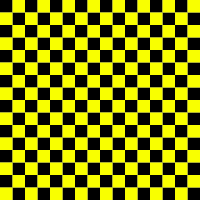
Frame 1 (no input)
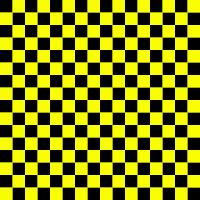
Frame 2 (the mouse pressed at the canvas centre, redrawn once)

The Processing sketch that drew these frames (run headless with seeded random() and noise(); the mouse was pressed at the canvas centre and the sketch redrawn once):

// Processing sketch: rekurssio_6
// ── rekurssio_6.pde
void piirraShakkilauta (int jakoja,
                        float x,
                        float y,
                        float sivu,
                        boolean musta)
{
  if (jakoja == 0)
  {
    if (musta)
      fill (0);
    else
      fill (17, 100, 100);
    rect (x, y, sivu, sivu);
    return;
  }
  float p = sivu / 2;
  float xOikea = x + p;
  float yAla = y + p;
  int jakojaJaljella = jakoja - 1;
  piirraShakkilauta (jakojaJaljella, x, y, p, true);
  piirraShakkilauta (jakojaJaljella, xOikea, yAla, p, true);
  piirraShakkilauta (jakojaJaljella, x, yAla, p, false);
  piirraShakkilauta (jakojaJaljella, xOikea, y, p, false);
}
void setup ()
{
  size (200, 200);
  colorMode (HSB, 100);
  noStroke ();
  noLoop ();
}
void draw ()
{
  piirraShakkilauta (4, 0, 0, width, true);
}
//kuva voidaan piirtää kun sijoitetaan joku luku JAOT paikalle
